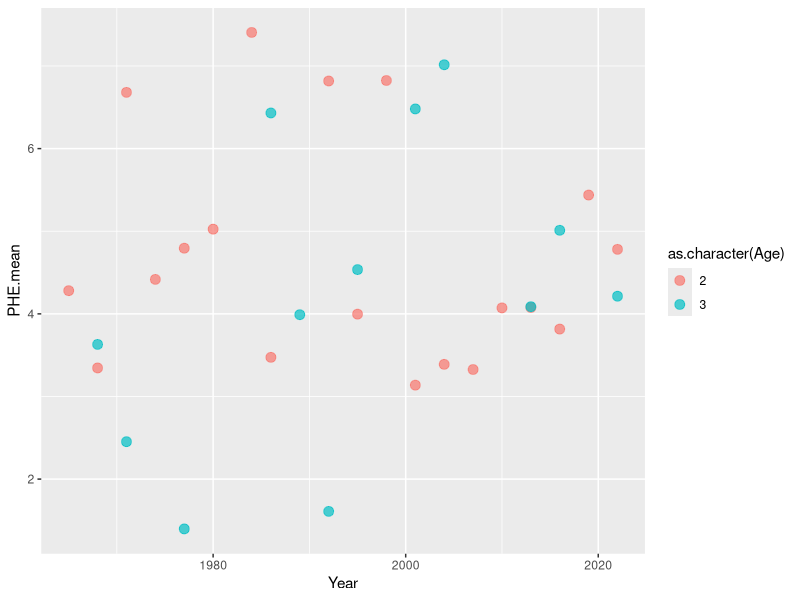
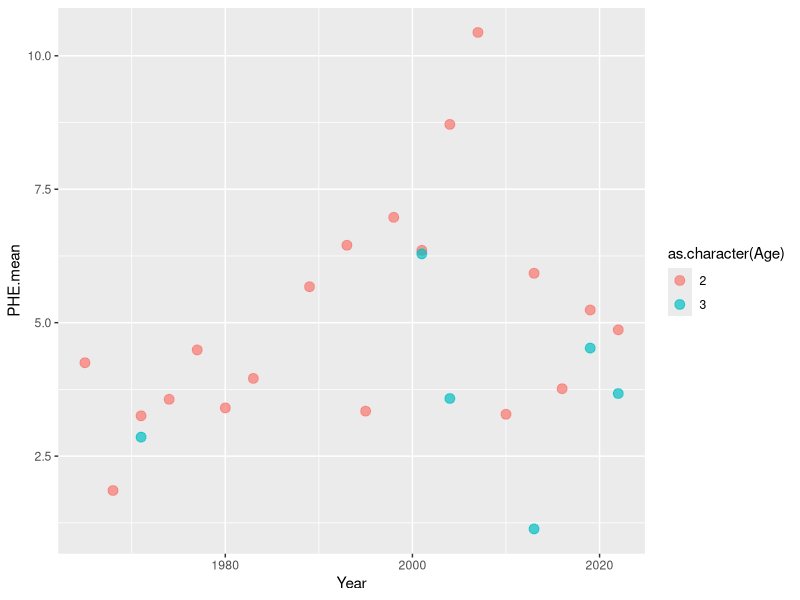
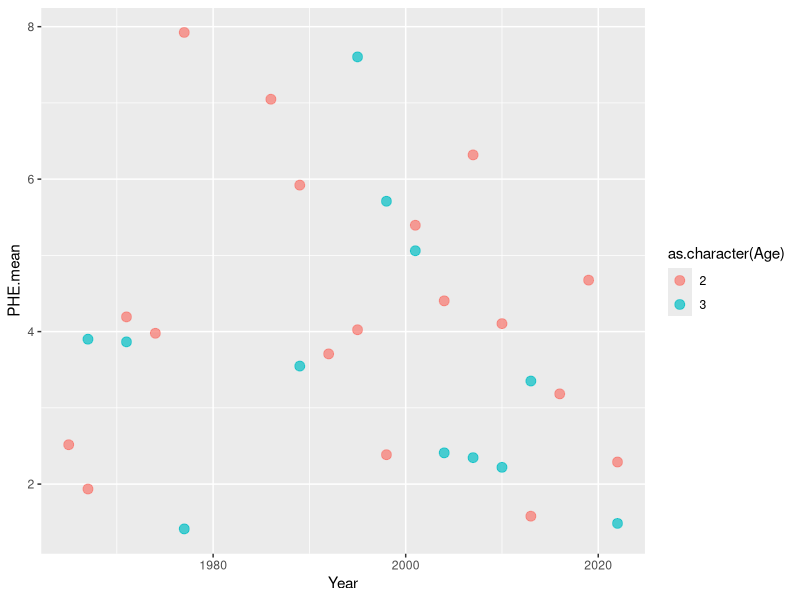
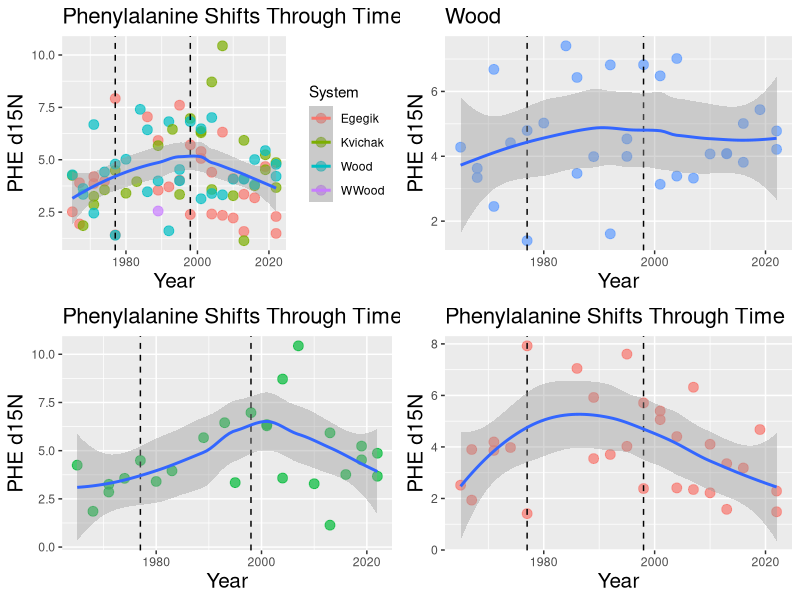
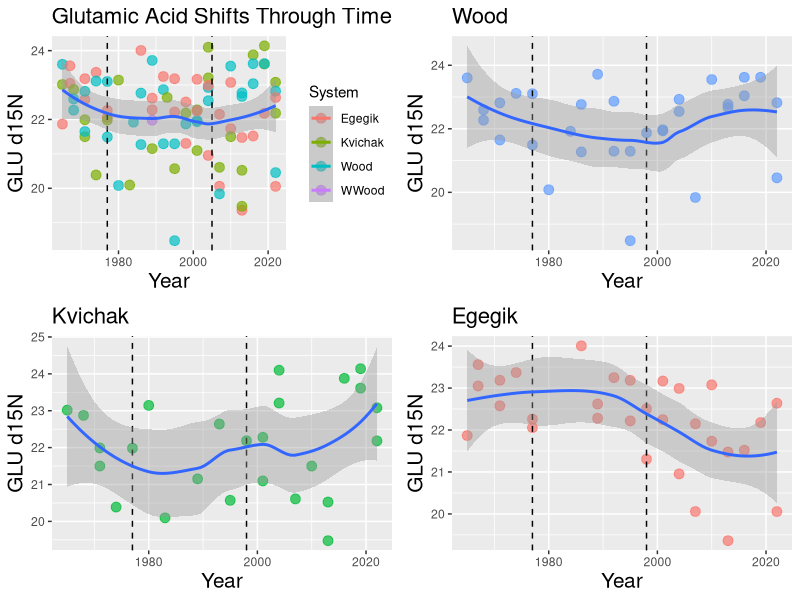
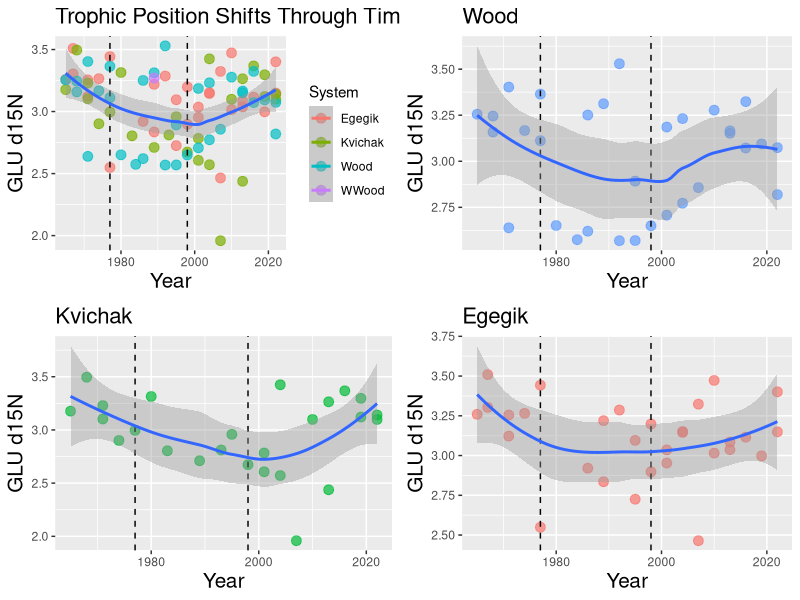
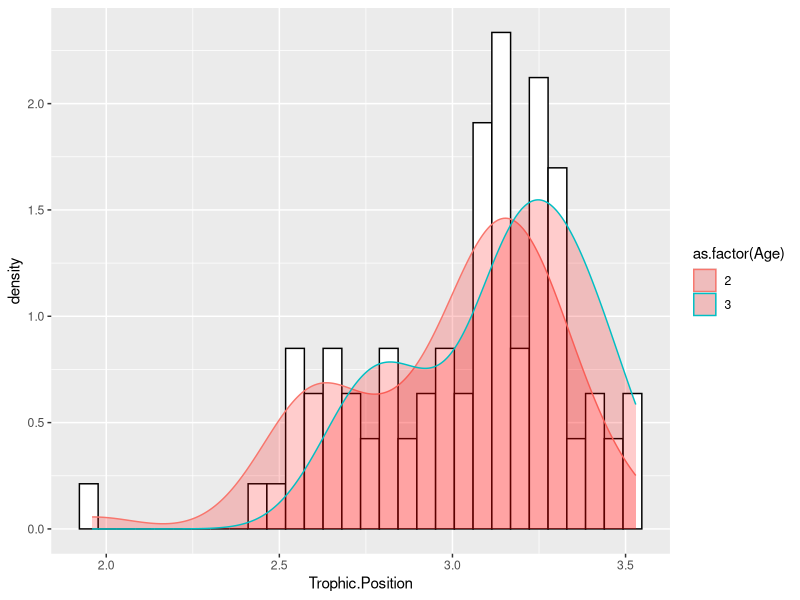

R code for these plots, in order:
#this is an r script to do some basic data visualization of the cleaned data
#at this point the data should be drift corrected, compiled, and had all
#duplicates and replicates removed and averaged 

setwd("~/Documents/GitHub/CSIA_lab_work/data/final")

library(dplyr)
library(readr)
library(ggplot2)
library(ggpubr)

#read in the main data file
data <- read.csv(file="main.trophic.csv")

#scatter plot of year vs isotope signature
PHE.all <- ggplot(data = data, aes(Year, PHE.mean, color = System)) +
       geom_point(size = 3, alpha = 0.7)

Wood <- data[data$System =="Wood",]
Kvichak <- data[data$System =="Kvichak",]
Egegik <- data[data$System =="Egegik",]


#plots of age vs isotope sig in the different river systems 
ggplot(data = Wood, aes(Year, PHE.mean, color = as.character(Age))) +
  geom_point(size = 3, alpha = 0.7) 

ggplot(data = Kvichak, aes(Year, PHE.mean, color = as.character(Age))) +
  geom_point(size = 3, alpha = 0.7) 

ggplot(data = Egegik, aes(Year, PHE.mean, color = as.character(Age))) +
  geom_point(size = 3, alpha = 0.7) 


#main graphs with trend line
PHE.all <- ggplot(data = data, aes(x = Year, y = PHE.mean, color = System)) +
  geom_point(size = 3, alpha = 0.7) +
  labs(title = "Phenylalanine Shifts Through Time",
       x = "Year",
       y = "PHE d15N") +
  theme(axis.title = element_text(size = 15),
        plot.title = element_text(size=16)) +
  geom_vline(xintercept=1977, linetype ="dashed") +
  geom_vline(xintercept=1998, linetype ="dashed") +
  geom_smooth(aes(group=1)) 

PHE.W <- ggplot(data = Wood, aes(x = Year, y = PHE.mean)) +
  geom_point(size = 3, alpha = 0.7, color = "#619CFF") +
  labs(title = "Wood",
       x = "Year",
       y = "PHE d15N") +
  theme(axis.title = element_text(size = 15),
        plot.title = element_text(size=16)) +
  geom_vline(xintercept=1977, linetype ="dashed") +
  geom_vline(xintercept=1998, linetype ="dashed") +
  geom_smooth(aes(group=1)) 

PHE.K <- ggplot(data = Kvichak, aes(x = Year, y = PHE.mean)) +
  geom_point(size = 3, alpha = 0.7, color = "#00BA38") +
  labs(title = "Phenylalanine Shifts Through Time",
       x = "Year",
       y = "PHE d15N") +
  theme(axis.title = element_text(size = 15),
        plot.title = element_text(size=16)) +
  geom_vline(xintercept=1977, linetype ="dashed") +
  geom_vline(xintercept=1998, linetype ="dashed") +
  geom_smooth(aes(group=1)) 

PHE.E <- ggplot(data = Egegik, aes(x = Year, y = PHE.mean)) +
  geom_point(size = 3, alpha = 0.7, color = "#F8766D") +
  labs(title = "Phenylalanine Shifts Through Time",
       x = "Year",
       y = "PHE d15N") +
  theme(axis.title = element_text(size = 15),
        plot.title = element_text(size=16)) +
  geom_vline(xintercept=1977, linetype ="dashed") +
  geom_vline(xintercept=1998, linetype ="dashed") +
  geom_smooth(aes(group=1)) 

ggarrange(PHE.all, PHE.W, PHE.K, PHE.E)

GLU.all <- ggplot(data = data, aes(x = Year, y = GLU.mean, color = System)) +
  geom_point(size = 3, alpha = 0.7) +
  labs(title = "Glutamic Acid Shifts Through Time",
       x = "Year",
       y = "GLU d15N") +
  theme(axis.title = element_text(size = 15),
        plot.title = element_text(size=16)) +
  geom_vline(xintercept=1977, linetype ="dashed") +
  geom_vline(xintercept=2005, linetype ="dashed") +
  geom_smooth(aes(group=1))

GLU.W <- ggplot(data = Wood, aes(x = Year, y = GLU.mean)) +
  geom_point(size = 3, alpha = 0.7, color = "#619CFF") +
  labs(title = "Wood",
       x = "Year",
       y = "GLU d15N") +
  theme(axis.title = element_text(size = 15),
        plot.title = element_text(size=16)) +
  geom_vline(xintercept=1977, linetype ="dashed") +
  geom_vline(xintercept=1998, linetype ="dashed") +
  geom_smooth(aes(group=1)) 

GLU.K <- ggplot(data = Kvichak, aes(x = Year, y = GLU.mean)) +
  geom_point(size = 3, alpha = 0.7, color = "#00BA38") +
  labs(title = "Kvichak",
       x = "Year",
       y = "GLU d15N") +
  theme(axis.title = element_text(size = 15),
        plot.title = element_text(size=16)) +
  geom_vline(xintercept=1977, linetype ="dashed") +
  geom_vline(xintercept=1998, linetype ="dashed") +
  geom_smooth(aes(group=1)) 

GLU.E <- ggplot(data = Egegik, aes(x = Year, y = GLU.mean)) +
  geom_point(size = 3, alpha = 0.7, color = "#F8766D") +
  labs(title = "Egegik",
       x = "Year",
       y = "GLU d15N") +
  theme(axis.title = element_text(size = 15),
        plot.title = element_text(size=16)) +
  geom_vline(xintercept=1977, linetype ="dashed") +
  geom_vline(xintercept=1998, linetype ="dashed") +
  geom_smooth(aes(group=1)) 

ggarrange(GLU.all, GLU.W, GLU.K, GLU.E)

trophic.all <- ggplot(data = data, aes(x = Year, y = Trophic.Position, color = System)) +
  geom_point(size = 3, alpha = 0.7) +
  labs(title = "Trophic Position Shifts Through Time",
       x = "Year",
       y = "GLU d15N") +
  theme(axis.title = element_text(size = 15),
        plot.title = element_text(size=16)) +
  geom_vline(xintercept=1977, linetype ="dashed") +
  geom_vline(xintercept=1998, linetype ="dashed") +
  geom_smooth(aes(group=1))

trophic.W <- ggplot(data = Wood, aes(x = Year, y = Trophic.Position)) +
  geom_point(size = 3, alpha = 0.7, color = "#619CFF") +
  labs(title = "Wood",
       x = "Year",
       y = "GLU d15N") +
  theme(axis.title = element_text(size = 15),
        plot.title = element_text(size=16)) +
  geom_vline(xintercept=1977, linetype ="dashed") +
  geom_vline(xintercept=1998, linetype ="dashed") +
  geom_smooth(aes(group=1))

trophic.K <- ggplot(data = Kvichak, aes(x = Year, y = Trophic.Position)) +
  geom_point(size = 3, alpha = 0.7, color = "#00BA38") +
  labs(title = "Kvichak",
       x = "Year",
       y = "GLU d15N") +
  theme(axis.title = element_text(size = 15),
        plot.title = element_text(size=16)) +
  geom_vline(xintercept=1977, linetype ="dashed") +
  geom_vline(xintercept=1998, linetype ="dashed") +
  geom_smooth(aes(group=1))

trophic.E <- ggplot(data = Egegik, aes(x = Year, y = Trophic.Position)) +
  geom_point(size = 3, alpha = 0.7, color = "#F8766D") +
  labs(title = "Egegik",
       x = "Year",
       y = "GLU d15N") +
  theme(axis.title = element_text(size = 15),
        plot.title = element_text(size=16)) +
  geom_vline(xintercept=1977, linetype ="dashed") +
  geom_vline(xintercept=1998, linetype ="dashed") +
  geom_smooth(aes(group=1))

ggarrange(trophic.all, trophic.W, trophic.K, trophic.E)

#age class histogram
ggplot(data=data, aes(x = Trophic.Position, color = as.factor(Age))) +
  geom_histogram(aes(y=..density..), colour="black", fill="white")+
  geom_density(alpha=.2, fill="red") 
                 
                 
